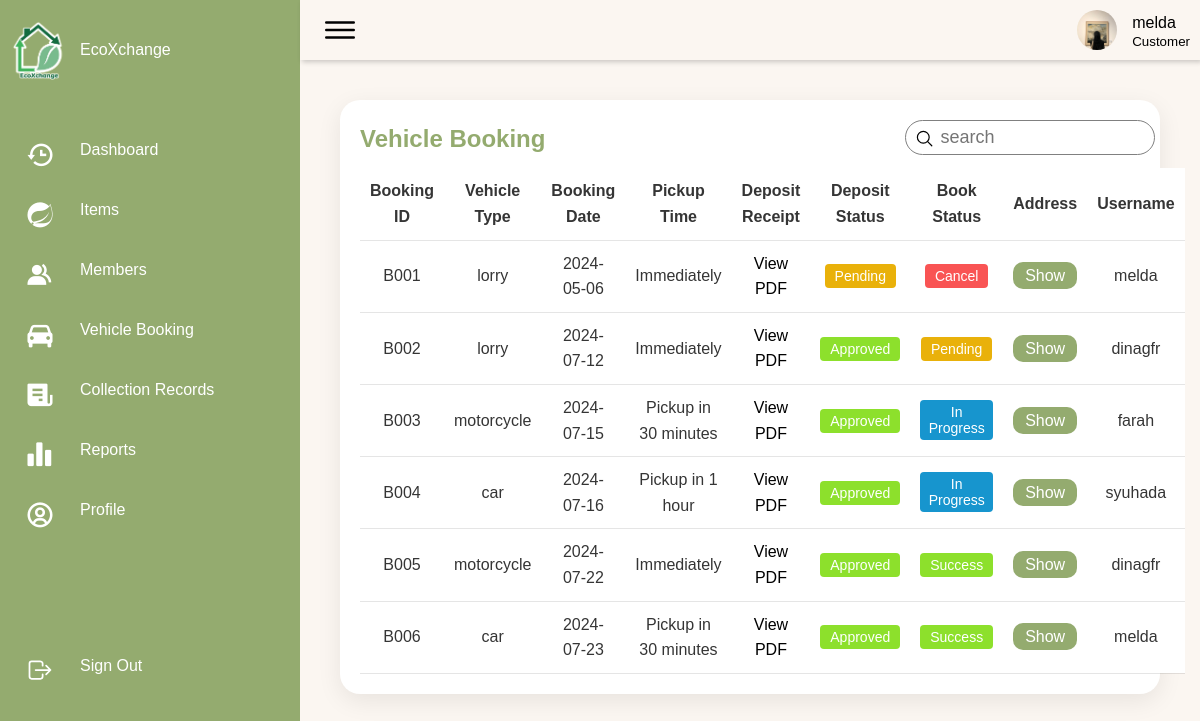
Page /EcoXchange/pages/Vehiclebooking.php (signed in) on the committed database.
### tables this page shows
CREATE TABLE `customer` (
  `cust_ID` varchar(10) NOT NULL,
  `cust_username` varchar(20) NOT NULL,
  `cust_password` varchar(128) NOT NULL,
  `cust_first_name` varchar(30) DEFAULT NULL,
  `cust_last_name` varchar(30) DEFAULT NULL,
  `cust_contact_no` varchar(12) DEFAULT NULL,
  `cust_email` varchar(30) NOT NULL,
  `cust_pict` varchar(255) NOT NULL,
  `bank_id` varchar(10) DEFAULT NULL
);

CREATE TABLE `booking` (
  `book_ID` varchar(10) NOT NULL,
  `vehicle_type` varchar(12) NOT NULL,
  `pickup_date` date NOT NULL,
  `pickup_time` varchar(30) NOT NULL,
  `deposit_receipt` varchar(255) NOT NULL,
  `deposit_status` varchar(15) NOT NULL,
  `book_status` varchar(15) NOT NULL,
  `address_ID` varchar(10) NOT NULL,
  `cust_ID` varchar(10) NOT NULL
);

### EcoXchange/includes/fetchUserData.php (called while the page is built, shortened)
<?php
include("dbconn.php");
$username = $_SESSION['username'];
$role = $_SESSION['role'];
if ($role === 'Staff') {
    $sql = "SELECT * FROM staff WHERE staff_username = '$username'";
} elseif ($role === 'Customer') {
    $sql = "SELECT * FROM customer WHERE cust_username = '$username'";
} else {
    header("Location: ../pages/Login.php");
    exit();
}
$query = mysqli_query($dbconn, $sql) or die("Error: " . mysqli_error($dbconn));
$user = mysqli_fetch_assoc($query);
$name = $user["staff_username"] ?? $user["cust_username"];
$image = $user["staff_pict"] ?? $user["cust_pict"];
?>

### EcoXchange/pages/Vehiclebooking.php (the view, shortened to what this page needs)
<?php
include('../includes/dbconn.php');
include('../includes/fetchUserData.php');
?>
<!DOCTYPE html>
<html lang="en">
<head>
    <link href="https://unpkg.com/boxicons@2.0.7/css/boxicons.min.css" rel="stylesheet" />
    <link rel="stylesheet" href="../style/booking-1.css">
</head>
<body>
    <div class="container">
        <?php include('sidebar-1.php'); ?>
        <div class="main">
            <?php include('header.php'); ?>
            <div class="content">
                <div class="details">
                    <div class="itemlist">
                        <div class="tableHeader">
                            <h2>Vehicle Booking</h2>
                            <div class="searchbar">
                                <label>
                                <input type="text" name="" id="search-member" placeholder="search" onkeyup="searchmember()">
                                <ion-icon name="search-outline"></ion-icon>
                                </label>
                            </div>
                        </div>
                        <?php
                            include("../includes/dbconn.php");
                            $sql = "SELECT * FROM booking k JOIN customer c ON k.cust_ID = c.cust_ID;";
                            $query = mysqli_query($dbconn, $sql);
                            $num_rows = mysqli_num_rows($query);
                            if($num_rows == 0){
                                echo "No Booking Record";
                            } else {
                                echo '<table class="table1">';
                                echo "<thead>";
                                echo"<tr>";
                                echo"<td>Booking ID</td>";
                                echo"<td>Vehicle Type</td>";
                                echo"<td>Booking Date</td>";
                                echo"<td>Pickup Time</td>";
                                echo"<td>Deposit Receipt</td>";
                                echo"<td>Deposit Status</td>";
                                echo"<td>Book Status</td>";
                                echo"<td>Address</td>";
                                echo"<td>Username</td>";
                                echo"</tr>";
                                echo "</thead>";
                                while($row = mysqli_fetch_array($query)){
                                    echo "<tbody>";
                                        echo"<tr>";
                                            echo"<td>".$row["book_ID"]."</td>";
                                            echo"<td>".$row["vehicle_type"]."</td>";
                                            echo"<td>".$row["pickup_date"]."</td>";
                                            echo"<td>".$row["pickup_time"]."</td>";
                                            echo '<td> ';
                                                $file_extension = pathinfo($row['deposit_receipt'], PATHINFO_EXTENSION);
                                                if (strtolower($file_extension) === 'pdf') {
                                                    echo '<a style="color: black;" href="' . $row['deposit_receipt'] . '">View PDF</a>';
                                                } else {
                                                    echo '<img src="' . $row['deposit_receipt'] . '" alt="">';
                                                }
                                            echo '</td>';
                                            echo"<td><button class='";
                                                echo $row["deposit_status"] == 'success' ? "success" : "pending";
                                            echo "'>";
                                            if($row["deposit_status"] == 'success') {
                                                echo '<a href="depositstatus.php?book_ID='.$row["book_ID"].'&deposit_status=pending">Approved</a>';
                                            } else {
                                                echo '<a href="depositstatus.php?book_ID='.$row["book_ID"].'&deposit_status=success">Pending</a>';
                                            }
                                            echo "</button></td>";
                                            echo"<td><button class='";
                                                if($row["book_status"] == 'success') {
                                                    echo "success";
                                                } elseif ($row["book_status"] == 'pending'){
                                                    echo "pending";
                                                } elseif ($row["book_status"] == 'inProgress'){
                                                    echo "inProgress";
                                                } else {
                                                    echo "cancel";
                                                }
                                                echo "'>";
                                                if($row["book_status"] == 'success') {
                                                    echo '<a href="bookstatus.php?book_ID='.$row["book_ID"].'&book_status=cancel">Success</a>';
                                                } elseif ($row["book_status"] == 'pending'){
                                                    echo '<a href="bookstatus.php?book_ID='.$row["book_ID"].'&book_status=inProgress">Pending</a>';
                                                } elseif ($row["book_status"] == 'inProgress'){
                                                    echo '<a href="bookstatus.php?book_ID='.$row["book_ID"].'&book_status=success">In Progress</a>';
                                                } else {
                                                    echo '<a href="bookstatus.php?book_ID='.$row["book_ID"].'&book_status=pending">Cancel</a>';
                                                }
                                                echo "</button></td>";
                                            echo '<td><a href="?address_id='.$row["address_ID"].'" class="btnAddr">Show</a></td>';
                                            echo"<td>".$row["cust_username"]."</td>";
                                        echo"</tr>";
                                    echo "</tbody>";
                                }
                                echo '</table>';
                            }
                        ?>
                    </div>
                </div>
            </div>
        </div>
    </div>
</body>
</html>

### EcoXchange/pages/header.php
<div class="topbar">
    <div class="toggle">
        <ion-icon name="menu-outline"></ion-icon>
    </div>
    <div class="user">
        <img src="<?php echo $image; ?>" alt="">
        <div class="info">
            <p><?php echo $name; ?></p>
            <small><?php echo $role; ?></small>
        </div>
    </div>
</div>

### EcoXchange/style/booking-1.css (style rules this page uses)
.btnAddr { padding: 5px 12px; width: 90px; background-color: var(--primary-color); border: 0; border-radius: 10px; color: white; margin: 10px auto; cursor: pointer; }
.success { padding: 4px 10px; background: #8de02c; border:0; border-radius: 4px; font-size: 14px; font-weight: 500; }
.pending { padding: 4px 10px; background: #e9b10a; border:0; border-radius: 4px; font-size: 14px; font-weight: 500; }
.cancel { padding: 4px 10px; background: rgb(249, 84, 84); border:0; border-radius: 4px; font-size: 14px; font-weight: 500; }
.inProgress { padding: 4px 5px; background: #1795ce; border:0; border-radius: 4px; font-size: 14px; font-weight: 500; }
a { text-decoration: none; color: var(--white-color); }

### EcoXchange/style/items-1.css (style rules this page uses)
.content { width: 100%; }
.table1 tr { background-color: white ; color: black; }
.table1 td, .table1 th { text-align: center; }
.details { position: relative; width: 100%; padding: 20px; }
.details .itemlist { position: relative; display: grid; min-height: 500px; background: var(--white-color); padding: 20px; box-shadow: 0 7px 25px rgba(0, 0, 0, 0.08); border-radius: 20px; }
.details .tableHeader { display: flex; justify-content: space-between; align-items: flex-start; }
.tableHeader h2 { font-weight: 600; color: var(--primary-color); }
.details table { width: 100%; border-collapse: collapse; margin-top: 10px; }
.details table thead td { font-weight: 600; }
.details .itemlist table tr { color: var(--dark-color); border-bottom: 1px solid rgba(0, 0, 0, 0.1); }
.details .itemlist table tr:last-child { border-bottom: 1px solid rgba(0, 0, 0, 0.1); }
.details .itemlist table tr td { padding: 10px; }
.details .itemlist table tr td:last-child { text-align: center; }
.details .itemlist table tr td:nth-child(2) { text-align: center; }
.details .itemlist table tr td:nth-child(3) { text-align: center; }
.content { padding:20px; }

### EcoXchange/style/SidebarUser.css (style rules this page uses)
* { font-family: "Ubuntu", sans-serif; margin: 0; padding: 0; box-sizing: border-box; }
body { min-height: 100vh; overflow-x: hidden; }
.container { position: relative; width: 100%; }
.main { position: absolute; width: calc(100% - 300px); left: 300px; min-height: 100vh; background: var(--background-color); transition: 0.5s; }
.topbar { width: 100%; height: 60px; display: flex; justify-content: space-between; align-items: center; padding: 0 10px; box-shadow: 2px 2px 5px rgba(0, 0, 0, 0.2); }
.toggle { position: relative; width: 60px; height: 60px; display: flex; justify-content: center; align-items: center; font-size: 2.5rem; cursor: pointer; }
.user { position: relative; display: flex; }
.user img { width: 40px; height: 40px; object-fit: cover; border-radius: 50%; cursor: pointer; }
.user .info { margin-left: 15px; height: 40px; }
.user p { margin-bottom: -8px; }
.user small { margin-top: -8px; }
.content { padding:20px; }

### EcoXchange/style/style.css (style rules this page uses)
:root { --background-color: #FBF6F1; --primary-color: #94AB6F; --dark-prim-color: #849B60; --secondary-color: #136B40; --white-color: #fff; --dark-color: #353535; --black-color: black; --text-grey: grey; --body-font: "Poppins", sans-serif, "Martel"; --biggest-font-size: 4.5rem; --h1-font-size: 2.5rem; --h2-font-size: 1.5rem; --h3-font-size: 1.25rem; --normal-font-size: 1rem; --small-font-size: 0.875rem; --smaller-font-size: 0.813rem; --font-medium: 400; --font-semi-bold: 600; --font-bold: 700; --mb-1: 0.5rem; --mb-2: 1rem; --mb-3: 1.5rem; --mb-4: 2rem; --mb-5: 2.5rem; --mb-6: 3rem; --z-normal: 1; --z-tooltip: 10; --z-fixed: 100; --screen-size: 80vh; --padding-size: 4rem 0 2rem; }
html { scroll-behavior: smooth; }
* { text-decoration: none; list-style: none; }
body { margin: var(--header-height) 0 0 0; font-family: var(--body-font); font-size: var(--normal-font-size); font-weight: var(--font-medium); background-color: var(--background-color); line-height: 1.6; }

### EcoXchange/style/searchbar.css (style rules this page uses)
.searchbar { width: 250px; margin-right: 30px; }
.searchbar label { position: relative; width: 100%; }
.searchbar label input { width: 100%; height: 35px; border-radius: 40px; padding: 5px 20px; padding-left: 35px; font-size: 18px; outline: none; border: 1px solid var(--text-grey); }
.searchbar label ion-icon { position: absolute; top: 0; left: 10px; font-size: 1.2rem; }

### rows in the picture
customer: cust_pict (picture), cust_username "melda"
booking: book_ID "B001", vehicle_type "lorry", pickup_date "2024-05-06", pickup_time "Immediately", cust_ID.cust_username "melda"
booking: book_ID "B002", vehicle_type "lorry", pickup_date "2024-07-12", pickup_time "Immediately", cust_ID.cust_username "dinagfr"
booking: book_ID "B003", vehicle_type "motorcycle", pickup_date "2024-07-15", pickup_time "Pickup in 30 minutes", cust_ID.cust_username "farah"
booking: book_ID "B004", vehicle_type "car", pickup_date "2024-07-16", pickup_time "Pickup in 1 hour", cust_ID.cust_username "syuhada"
booking: book_ID "B005", vehicle_type "motorcycle", pickup_date "2024-07-22", pickup_time "Immediately", cust_ID.cust_username "dinagfr"
booking: book_ID "B006", vehicle_type "car", pickup_date "2024-07-23", pickup_time "Pickup in 30 minutes", cust_ID.cust_username "melda"

### other values in the picture
$role "Customer"
